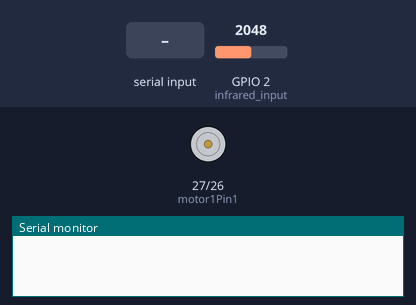
The sketch below on a simulated ESP32. Shown: motor-driver pin pairs drawn as motors (green arrow = first pin HIGH = forward, orange = second pin HIGH = backward, longer = more drive, scaled by the enable pin), the last lines printed to the serial monitor. The inputs (shaded band) are chosen by the test bench; at power-on: GPIO 2 (infrared_input) = 2048. Nothing arrives over Bluetooth unless stated.

Above: at 1.8 s.
1.9 s: "Open" received over the second serial link
At 3.6 s:
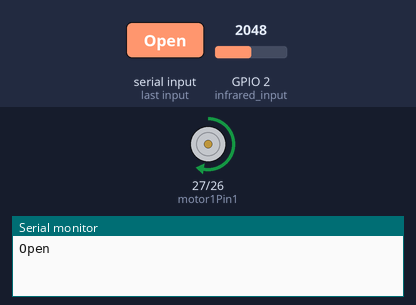
6.0 s: "Close" received over the second serial link
At 8.3 s:
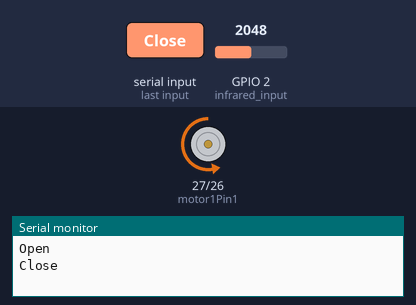
10.1 s: "Open" received over Serial
At 12.6 s:
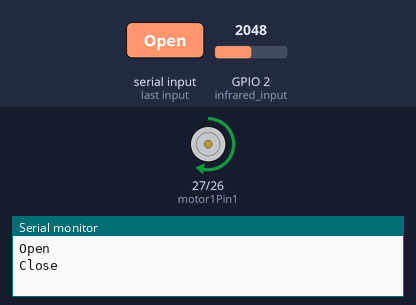
14.2 s: "Close" received over Serial
At 17.3 s:
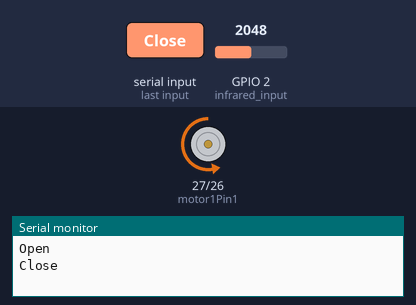
Timing chart, 0 to 19.5 s (numbered marks = the images above; inputs shaded):
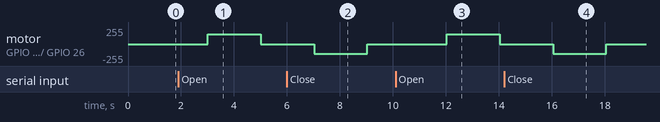

Measured:
- after the input at 1.9 s, motor on GPIO 27 (motor1Pin1) / GPIO 26 (motor1Pin2): stopped → forward 149/255 after 1.1 s, → stopped 2.0 s later
- after the input at 6.0 s, motor on GPIO 27 (motor1Pin1) / GPIO 26 (motor1Pin2): stopped → backward 149/255 after 1.0 s, → stopped 2.0 s later
- after the input at 10.1 s, motor on GPIO 27 (motor1Pin1) / GPIO 26 (motor1Pin2): stopped → forward 149/255 after 1.9 s, → stopped 2.0 s later
- after the input at 14.2 s, motor on GPIO 27 (motor1Pin1) / GPIO 26 (motor1Pin2): stopped → backward 149/255 after 1.8 s, → stopped 2.0 s later

The sketch:

Grouping_all.ino
```cpp
#include "BluetoothSerial.h"
BluetoothSerial ESP_BT;

//For infrared part
int infrared_input = 2;
int analogValue=0;
String receive;

//For motor/opening part
int motor1Pin1 = 27;
int motor1Pin2 = 26;
int enable1Pin = 14;

const int freq = 30000;
const int pwmChannel = 0;
const int resolution = 8;
int dutyCycle = 150;


void setup() {
  //Bluetooth part
  ESP_BT.begin("Bluetooth");
  Serial.begin(115200);
  //Infrared part
  pinMode(infrared_input, INPUT);
  //Motor part
  pinMode(motor1Pin1, OUTPUT);
  pinMode(motor1Pin2, OUTPUT);
  pinMode(enable1Pin, OUTPUT);

  ledcSetup(pwmChannel, freq, resolution);
  ledcAttachPin(enable1Pin, pwmChannel);
  ledcWrite(pwmChannel, dutyCycle);
}

void loop() {
  //int value_entrada = digitalRead(infrared_input);

  //Bluetooth part for motor

  if(ESP_BT.available()){
    receive = ESP_BT.readString();
    Serial.println(receive);
    delay(10);
  }
  if(Serial.available()){
    receive = Serial.readString();
    ESP_BT.println(receive);
    delay(10);
  }
  if (receive == "Open"){
    digitalWrite(motor1Pin1, HIGH);
    digitalWrite(motor1Pin2, LOW);
    delay(2000);
    digitalWrite(motor1Pin1, LOW);
    digitalWrite(motor1Pin2, LOW);
  }
  else if (receive == "Close"){
    digitalWrite(motor1Pin1, LOW);
    digitalWrite(motor1Pin2, HIGH);
    delay(2000);
    digitalWrite(motor1Pin1, LOW);
    digitalWrite(motor1Pin2, LOW);
  }


  dutyCycle = 150;
  ledcWrite(pwmChannel, dutyCycle);

  //Reading signal part

  // Read the analog value from the sensor
  int analogValue = analogRead(infrared_input) ;

  String message;


  // Send the voltage data over Bluetooth
  if (analogValue > 1){
    message = "NO In position";
    delay(1000);
  }else{
    message= "In position";
    delay(1000);
  }

  ESP_BT.print(message);
  //ESP_BT.println(analogValue);

  receive ="";


}
```
